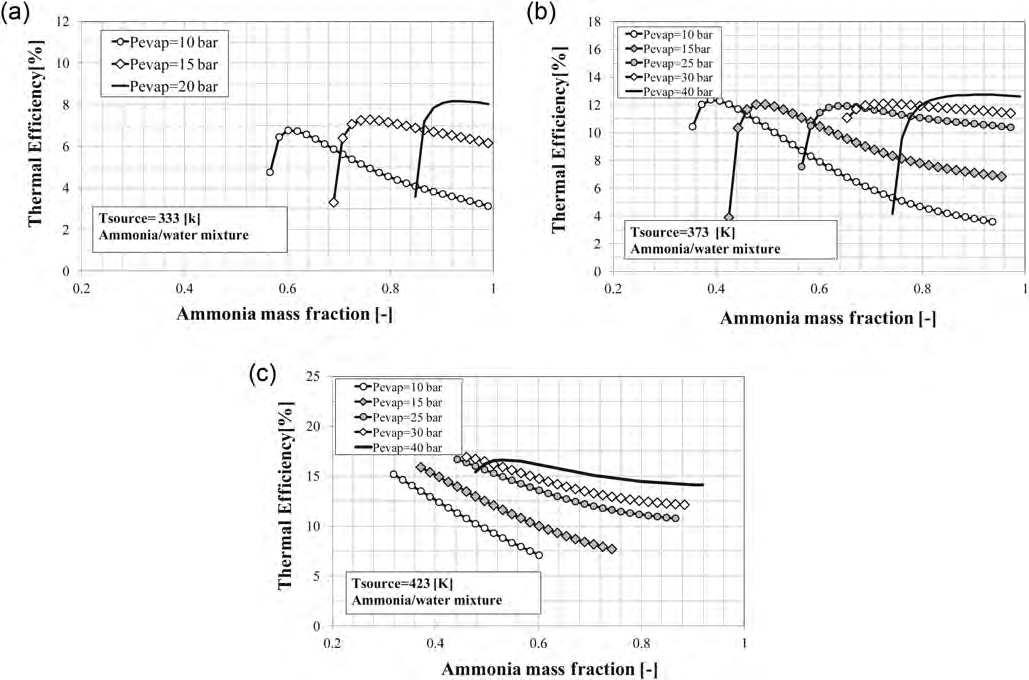
#> input picture reference/elsayed2013/fig2_eta_vs_xb.png, 1029 x 680 px, found by its file name; its folder holds 2 pictures in this run
$ python comps.py
#> lines starting #> are read from the running program, lines starting #| are printed output that depends on the picture
# -*- coding: utf-8 -*-
"""Componentes conexos en areas de datos de cada panel."""
import os
import numpy as np
from PIL import Image
from scipy import ndimage

REF = r'D:\Desktop\ciclo_kalina_tercero\reference\elsayed2013'

def load(name):
#> called with name = 'fig2_eta_vs_xb.png'
    return np.asarray(Image.open(os.path.join(REF, name)).convert('L'))
#> returned value is the input picture: shape (680, 1029); min 0, max 255, mean 243.5

def comps(g, x0, x1, y0, y1, th):
    sub = g[y0:y1, x0:x1] < th
    lab, n = ndimage.label(sub)
    out = []
    for i in range(1, n + 1):
        ys, xs = np.where(lab == i)
        h = ys.max() - ys.min() + 1
        w = xs.max() - xs.min() + 1
        out.append((x0 + int(xs.min()), x0 + int(xs.max()), y0 + int(ys.min()), y0 + int(ys.max()), w, h, len(ys)))
    return out

g2 = load('fig2_eta_vs_xb.png')
g4 = load('fig4_eta_vs_P.png')
#> call 2 of load, with name = 'fig4_eta_vs_P.png'
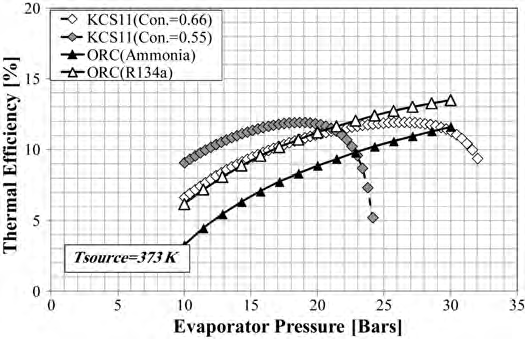
#> input picture reference/elsayed2013/fig4_eta_vs_P.png, 525 x 339 px, found by its file name
#> in load, returned value is the input picture: shape (339, 525); min 0, max 255, mean 233

# Distribution de grises en area de datos de panel a (entre cajas)
area_a = g2[100:200, 100:480]
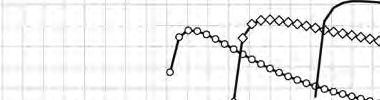
#> area_a: shape (100, 380); min 0, max 255, mean 238.5
h, e = np.histogram(area_a, bins=8, range=(0, 256))
#> h = [571, 458, 313, 340, 269, 325, 1437, 34287]; e = [0, 32, 64, 96, 128, 160, 192, 224, 256]
print('FIG2 panel a data area (100..480,100..200) hist:', list(zip(e.tolist(), h.tolist())))
#| FIG2 panel a data area (100..480,100..200) hist: [(0.0, 571), (32.0, 458), (64.0, 313), (96.0, 340), (128.0, 269), (160.0, 325), (192.0, 1437), (224.0, 34287)]

# Panel b data area (x 700..1020, y 40..250)
area_b = g2[40:250, 700:1020]
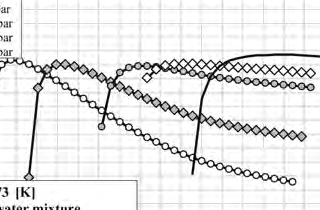
#> area_b: shape (210, 320); min 0, max 255, mean 231.4
h, e = np.histogram(area_b, bins=8, range=(0, 256))
#> h = [1388, 1258, 993, 1033, 920, 1346, 3280, 56982]
print('FIG2 panel b data area hist:', list(zip(e.tolist(), h.tolist())))
#| FIG2 panel b data area hist: [(0.0, 1388), (32.0, 1258), (64.0, 993), (96.0, 1033), (128.0, 920), (160.0, 1346), (192.0, 3280), (224.0, 56982)]

print('\n-- FIG2: componentes (th=170) panel a data region x 95..490 y 25..250, tam>=3px --')
for c in sorted(comps(g2, 95, 490, 25, 250, 170), key=lambda c: (c[3], c[0])):
#> in comps, `sub = g[y0:y1, x0:x1] < th`:
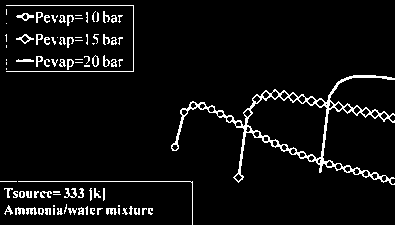
#> sub: shape (225, 395) bool; 5.5% white in thin lines or dots
#> in comps, `lab, n = ndimage.label(sub)`:
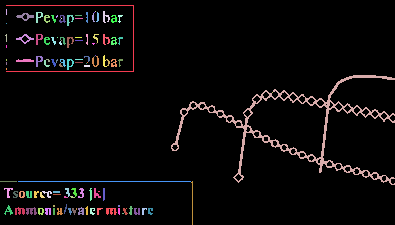
#> lab: shape (225, 395) int32; 116 distinct labels, from 0 to 115; one colour per label, 0 black
#> in comps, `lab, n = ndimage.label(sub)`: n = 115
    if c[6] >= 3:
        print('  comp x=%3d..%3d y=%3d..%3d w=%2d h=%2d npx=%3d' % c)
#> this loop made 115 passes
#|   comp x=101..101 y= 34.. 39 w= 1 h= 6 npx=  6
#|   comp x=170..176 y= 40.. 40 w= 7 h= 1 npx=  7
#|   comp x=151..152 y= 40.. 42 w= 2 h= 3 npx=  4
#|   comp x=170..177 y= 43.. 43 w= 8 h= 1 npx=  8
#|   comp x=111..128 y= 38.. 45 w=18 h= 8 npx= 64
#|   comp x=187..189 y= 38.. 46 w= 3 h= 9 npx= 15
#|   comp x=191..193 y= 37.. 46 w= 3 h=10 npx= 19
#|   comp x=131..137 y= 37.. 47 w= 7 h=11 npx= 38
#> (further printed lines are left out)

print('\n-- FIG2: componentes (th=170) panel b region x 615..1025 y 25..250 --')
for c in sorted(comps(g2, 615, 1025, 25, 250, 170), key=lambda c: (c[3], c[0])):
#> in comps (call 2), `sub = g[y0:y1, x0:x1] < th`:
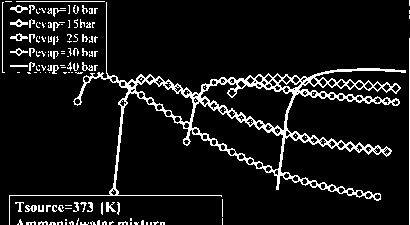
#> sub: shape (225, 410) bool; 8.8% white in thin lines or dots
#> in comps (call 2), `lab, n = ndimage.label(sub)`:
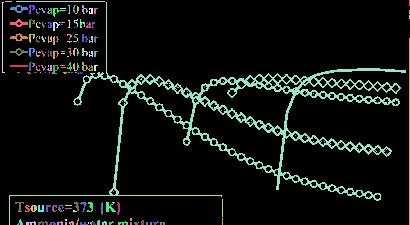
#> lab: shape (225, 410) int32; 206 distinct labels, from 0 to 205; one colour per label, 0 black
#> in comps (call 2), `lab, n = ndimage.label(sub)`: n = 205
    if c[6] >= 3:
        print('  comp x=%3d..%3d y=%3d..%3d w=%2d h=%2d npx=%3d' % c)
#> this loop made 205 passes
#|   comp x=620..626 y= 26.. 26 w= 7 h= 1 npx=  7
#|   comp x=631..719 y= 26.. 26 w=89 h= 1 npx= 89
#|   comp x=1024..1024 y= 25.. 30 w= 1 h= 6 npx=  6
#|   comp x=675..680 y= 33.. 33 w= 6 h= 1 npx=  6
#|   comp x=654..655 y= 33.. 34 w= 2 h= 2 npx=  3
#|   comp x=625..642 y= 30.. 37 w=18 h= 8 npx= 63
#|   comp x=656..659 y= 33.. 37 w= 4 h= 5 npx=  9
#|   comp x=688..690 y= 30.. 37 w= 3 h= 8 npx= 13
#> (further printed lines are left out)
